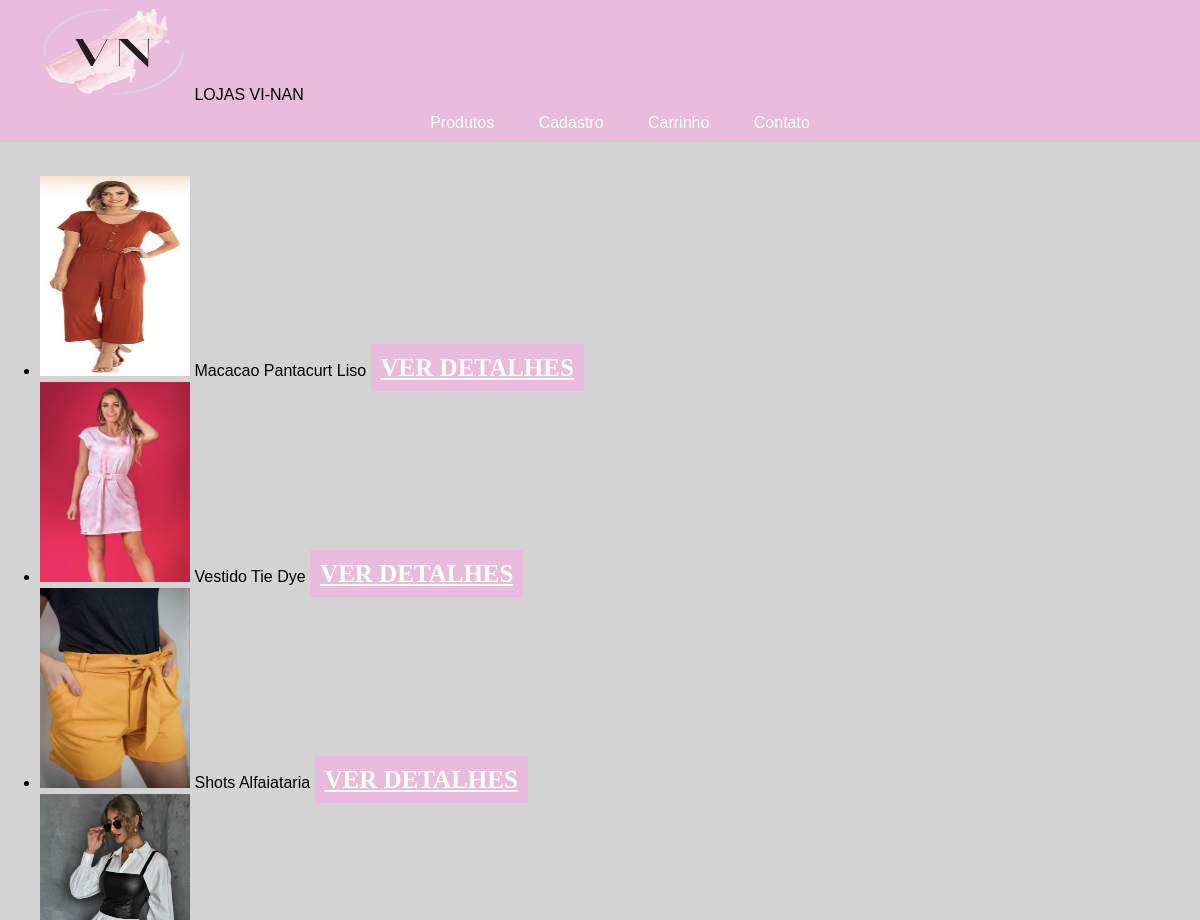
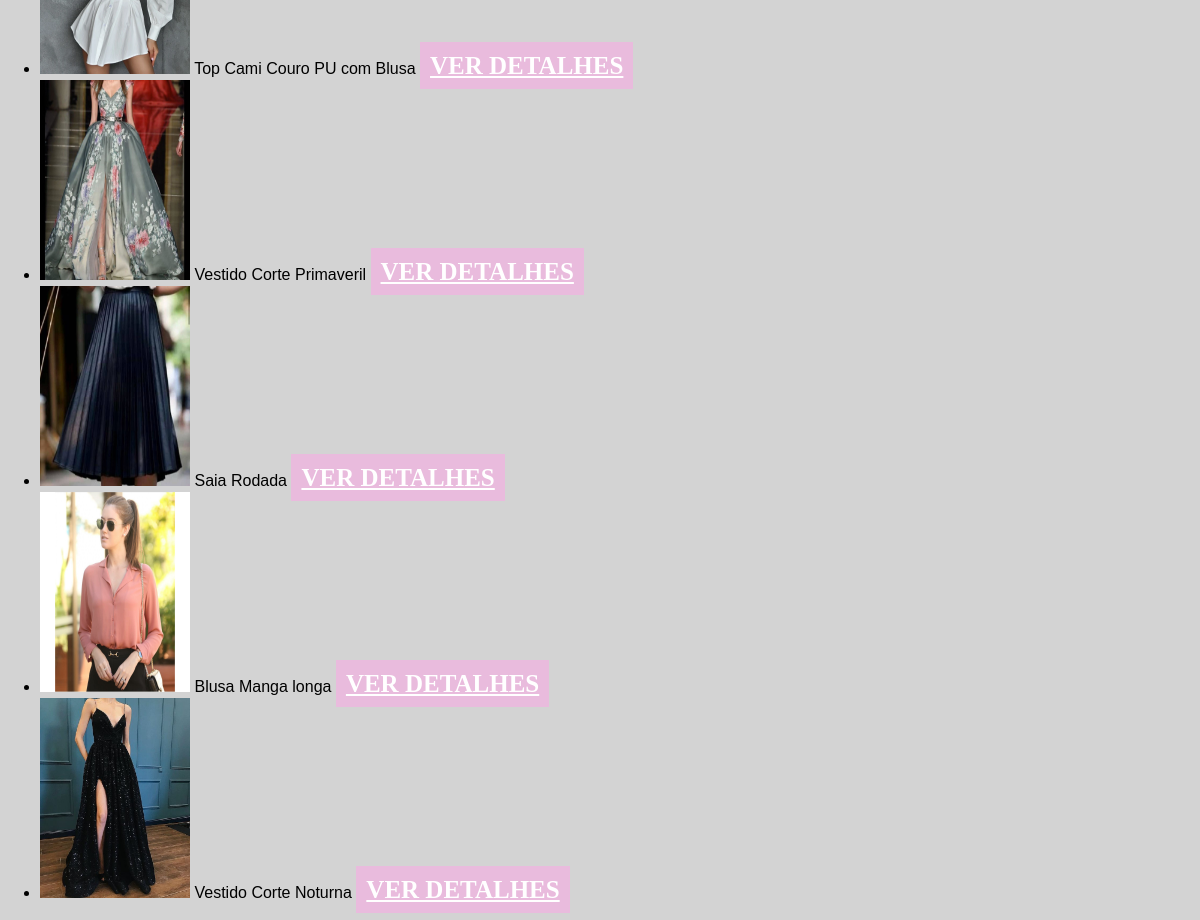
/projeto/produtos.php, run on the app's committed database (2 pictures, top to bottom).
### tables this page shows
CREATE TABLE IF NOT EXISTS `produtos` (
  `id` int(11) NOT NULL AUTO_INCREMENT,
  `nome` varchar(50) NOT NULL,
  `preco` decimal(10,2) NOT NULL,
  `imagem` varchar(50) NOT NULL,
  PRIMARY KEY (`id`)
);

### projeto/sys/BD.class.php (called while the page is built, shortened)
<?php
class BD{
	private static $conn;
	public static function conn(){
		if(is_null(self::$conn)){
			self::$conn = new PDO('mysql:host=localhost;dbname=projeto','root','');
			self::$conn->setAttribute(PDO::ATTR_ERRMODE, PDO::ERRMODE_EXCEPTION);
		}
		return(self::$conn) ? self::$conn : false ;
	}
}
?>

### projeto/produtos.php (the view, shortened to what this page needs)
<!DOCTYPE html>
<html lang="pt-br">
<head>
    <link rel="stylesheet" href="css/estiloinicio.css">
</head>
<body>
    <div id="menu">
        <ul>
        <img src="img/vn.png" width="150px" height="100px">
            <li> LOJAS VI-NAN</li>
        </ul>
        <ul>
            <center>
                <li><a href="produtos.php">Produtos</a></li>
                <li><a href="cadastrar.php">Cadastro</a></li>
                <li><a href="carrinho.php">Carrinho</a></li>
                <li><a href="contato.php">Contato</a></li>
        </ul>
    </div></br>
    <div class="container">
        <ul class="lista">
        <?php
            $queryProdutos = BD::conn()->prepare("SELECT * FROM `produtos` ORDER BY id DESC");
            $queryProdutos->execute();
            while($fetchProduto = $queryProdutos->fetchObject()){
        ?>
            <li>
                <img src="img/<?php echo $fetchProduto ->imagem; ?>" alt="" width="150px" height="200">
                <span><?php echo $fetchProduto->nome; ?></span>
                <a class="btn" href="single.php?produto_id=<?php echo $fetchProduto->id; ?>">ver detalhes</a>
            </li>
            <?php
            }
            ?>
        </ul>
    </div>
</body>
</html>

### projeto/css/estiloinicio.css (style rules this page uses)
body { margin: 0px; padding: 0px; background-color: lightgray; }
#menu ul { margin: 0px; background-color:#e9bbdd; list-style: none; }
#menu ul li { display: inline; }
#menu ul li a { padding: 10px 20px; display: inline-block; color: white; text-decoration: none; }
.container { width: 100%; }
body { font-family: Arial, Helvetica, sans-serif; }
.btn { font-family: 'Times New Roman', Times, serif; font-size: 25px; text-transform: uppercase; font-weight: 700; padding: 10px; cursor: pointer; background: #e9bbdd; color: #fff; box-sizing: 0 5px 0 pink ; }

### data on the page
produtos: imagem (picture), nome "Macacao Pantacurt Liso"
produtos: imagem (picture), nome "Vestido Tie Dye"
produtos: imagem (picture), nome "Shots Alfaiataria"
produtos: imagem (picture), nome "Top Cami Couro PU com Blusa"
produtos: imagem (picture), nome "Vestido Corte Primaveril"
produtos: imagem (picture), nome "Saia Rodada"
produtos: imagem (picture), nome "Blusa Manga longa"
produtos: imagem (picture), nome "Vestido Corte Noturna"
